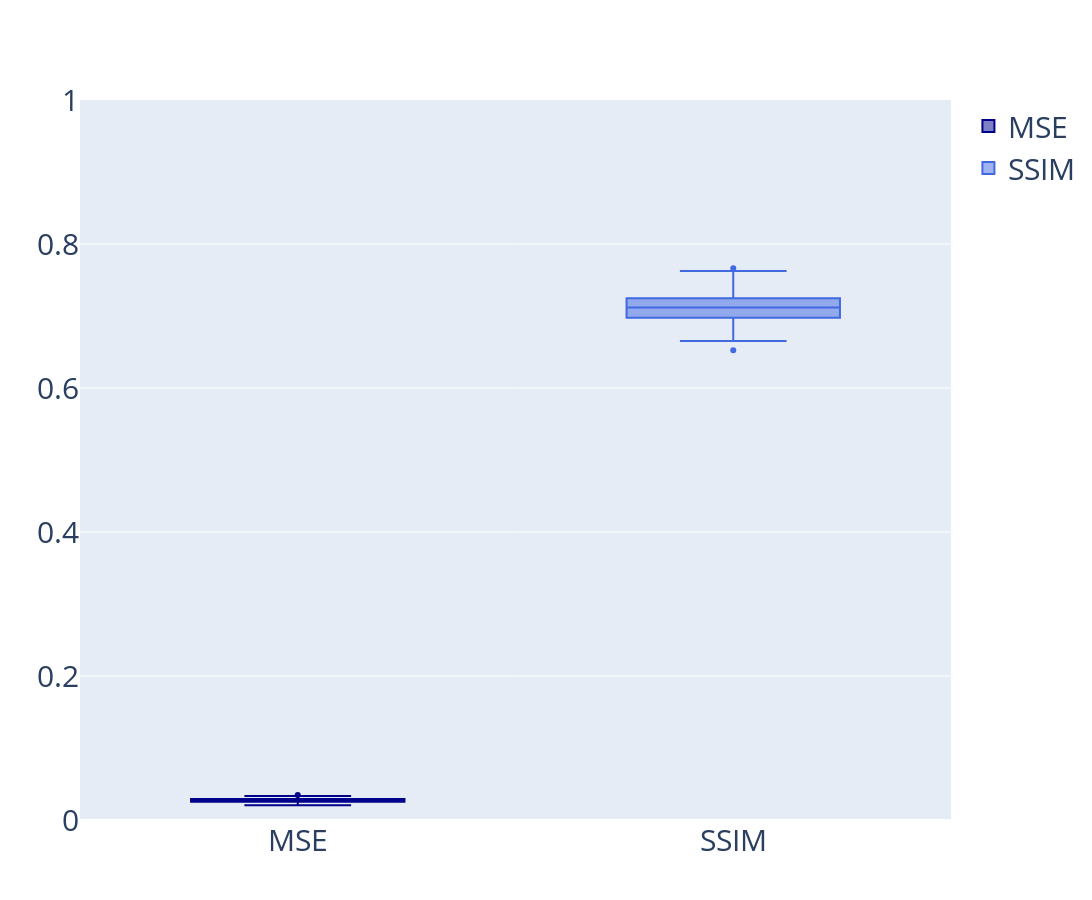

Notebook code cell kept with this figure:
### Code cell
y0 = df.mse
y1 = df.ssim

fig = go.Figure()
fig.add_trace(go.Box(y=y0, name='MSE',
                marker_color = 'darkblue'))
fig.add_trace(go.Box(y=y1, name = 'SSIM',
                marker_color = 'royalblue'))
fig.update_layout(
    autosize=False,
    width=1200,
    height=900,
    yaxis=dict(
        # title_text="Y-axis Title",
        # ticktext=["Very long label", "long label", "3", "label"],
        # tickvals=,
        tickmode="array",
        titlefont=dict(size=30),
    ),
    yaxis_range=[0,1],
    font=dict(size=30),
)
fig.show(renderer="jupyterlab")
fig.write_image(model.RUN_DIR + f'boxplot_metrics_snr_{model.params["snr"]}.png')
